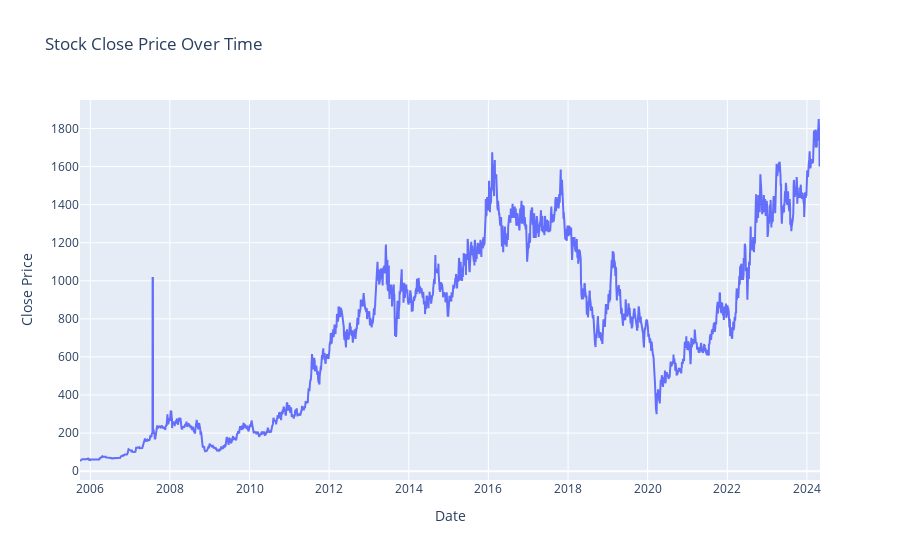

Notebook code for this chart:
### Code cell
# 1. Visualisasi Data Asli
fig1 = go.Figure()
fig1.add_trace(go.Scatter(x=data['Date'], y=data['Close'], mode='lines', name='Close Price'))
fig1.update_layout(title='Stock Close Price Over Time', xaxis_title='Date', yaxis_title='Close Price')
fig1.show()

### Figure 1 — Plotly figure (JSON) as saved in the notebook; plotly's stock layout.template omitted (floating-point values rounded to 4 significant figures; data arrays with more than 128 entries replaced by an {"elided": "..."} marker saying what was removed)
{"data": [{"mode": "lines", "name": "Close Price", "type": "scatter", "x": {"elided": "4591 str values"}, "y": {"elided": "4591 float values"}}], "layout": {"title": {"text": "Stock Close Price Over Time"}, "xaxis": {"title": {"text": "Date"}}, "yaxis": {"title": {"text": "Close Price"}}}}
